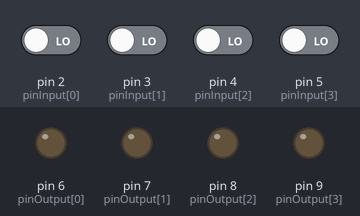
The sketch below on a simulated Arduino Uno, built with avr-gcc and run on an emulated ATmega328P. Parts: output pins drawn as LEDs (lit = HIGH). The inputs (shaded band) are chosen by the test bench; at power-on: pin 2 (pinInput[0]), pin 3 (pinInput[1]), pin 4 (pinInput[2]), pin 5 (pinInput[3]) LOW.

Above: at 1.2 s.
1.3 s: pin 2 (pinInput[0]) driven HIGH
At 2.5 s:
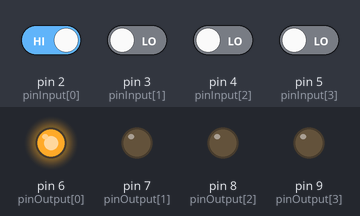
2.8 s: pin 3 (pinInput[1]) driven HIGH
At 3.6 s:
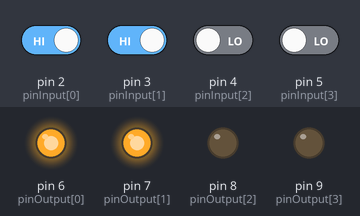
4.3 s: pin 4 (pinInput[2]) driven HIGH
At 4.7 s:
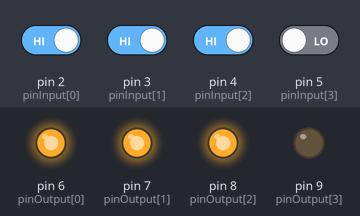
5.8 s: pin 5 (pinInput[3]) driven HIGH
At 7.0 s:
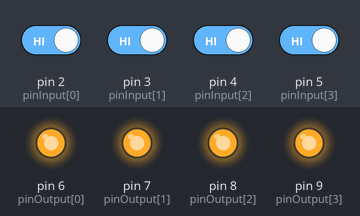
7.3 s: pin 2 (pinInput[0]) driven LOW
At 8.2 s:
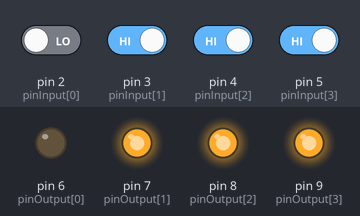
8.8 s: pin 3 (pinInput[1]) driven LOW
At 9.4 s:
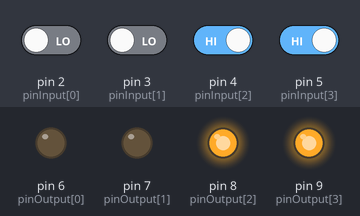
Timing chart, 0 to 11.3 s (numbered marks = the images above; inputs shaded):
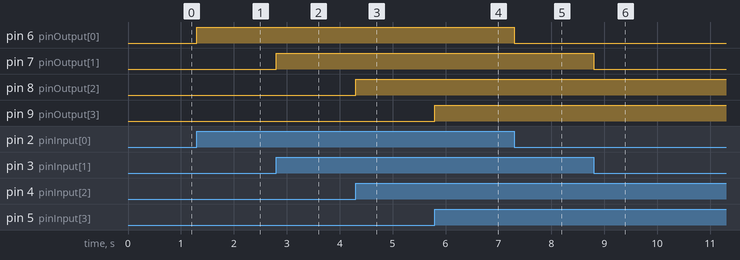

Measured:
- after the input at 1.3 s, pin 6 (pinOutput[0]): LOW → HIGH at once
- after the input at 2.8 s, pin 7 (pinOutput[1]): LOW → HIGH at once
- after the input at 4.3 s, pin 8 (pinOutput[2]): LOW → HIGH at once
- after the input at 5.8 s, pin 9 (pinOutput[3]): LOW → HIGH at once
- after the input at 7.3 s, pin 6 (pinOutput[0]): HIGH → LOW at once
- after the input at 8.8 s, pin 7 (pinOutput[1]): HIGH → LOW at once

The sketch:

arduino_input_output.ino
```cpp
// (licence header left out)
//Se declaran los pines en un array
int pinInput[] = {2, 3, 4, 5};
int pinOutput[] = {6, 7, 8, 9};

void setup() {
  //Se declaran los pines como entrada o salida
  for(int i = 0; i < 4; i++){
    pinMode(pinInput[i], INPUT);
    pinMode(pinOutput[i], OUTPUT);
  }
}

void loop() {
  for(int i = 0; i < 4; i++){
    //Leemos el valor del pin que esta en el array
    int val = digitalRead(pinInput[i]);
    //Si el valor es 1 lo activamos, de lo contrario desactivamos
    if(val == 1){
      digitalWrite(pinOutput[i], HIGH);
    }else{
      digitalWrite(pinOutput[i], LOW);
    }
  }
}
```
